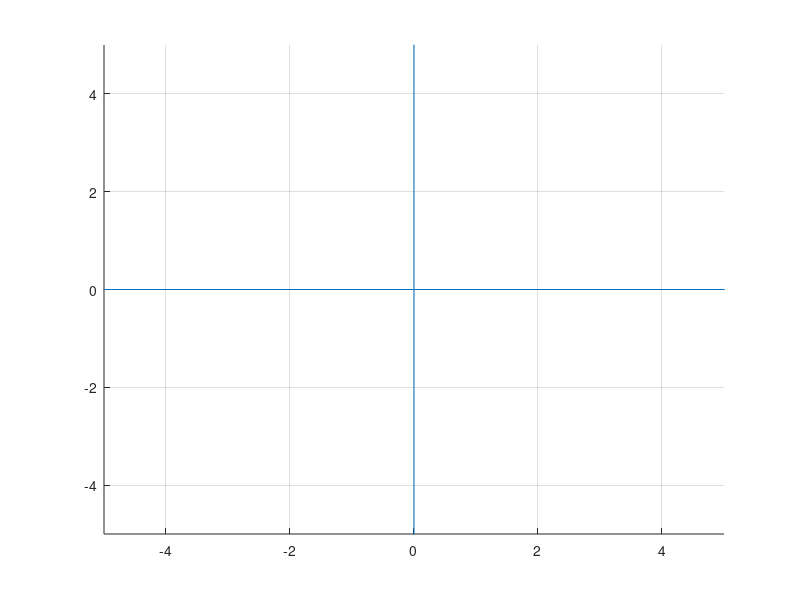

Recreate this plot in MATLAB. (Note: this script raises an error after producing the figure.)
clear all;
close all;
clc
NPoints=input("no. of Agents ");
%% Setting up our plot window
xlim([-5,5]);
ylim([-5,5]);
hold on;
line([0,0],[-10,10]);
line([-10,10],[0,0]);
grid on
%% getting our initial states by graphical input
for index=1:NPoints
[X(index),Y(index)]=ginput(1);
plot(X,Y,'o','MarkerFaceColor','red');
end
%% getting dynamics solved by ODE45
[t,y]=Dynamics('unicycle',NPoints,X,Y);
% animating ploting of x1 y1
vidObj = VideoWriter('MAS_unicycle1.1.avi');
open(vidObj);
h_fig = figure;
axis([-5 5 -5 5])
axis  manual
set(gca,'nextplot','replacechildren');
hold on
grid on
title "State animation"
for i=0:NPoints-1
    X1(:,i+1)=y(:,2*i+1);
    Y1(:,i+1)=y(:,2*(i+1));
end
X=[y(:,1),y(:,3),y(:,5),y(:,7)];
Y=[y(:,2),y(:,4),y(:,6),y(:,8)];
for j=2:length(y)
%     tmp_h = plot(X1(j,:),Y1(j,:),'or','MarkerSize',4,'MarkerFaceColor','r');
    tmp_h=plotdir(j,y,NPoints);
    currFrame = getframe(h_fig);
    writeVideo(vidObj,currFrame);
    pause(.05)
        delete(tmp_h)
end
hold off
close(vidObj);
%% ploting x1 y1 first n states
figure(2)
grid on
title("Position states")
for i=1:2:2*NPoints
    plot(y(:,i),y(:,i+1),'-')
    hold on
end
%% ploting t,v  first 1:n:2n states
figure(3)
grid on
title("time vs Position")
for i=1:2*NPoints
    plot(t,y(:,i),'-');
    hold on
end
hold off
figure(4)
grid on
title("time vs theta")
for i=3*NPoints+1:4*NPoints
    plot(t,y(:,i),'-');
    hold on
end
hold off